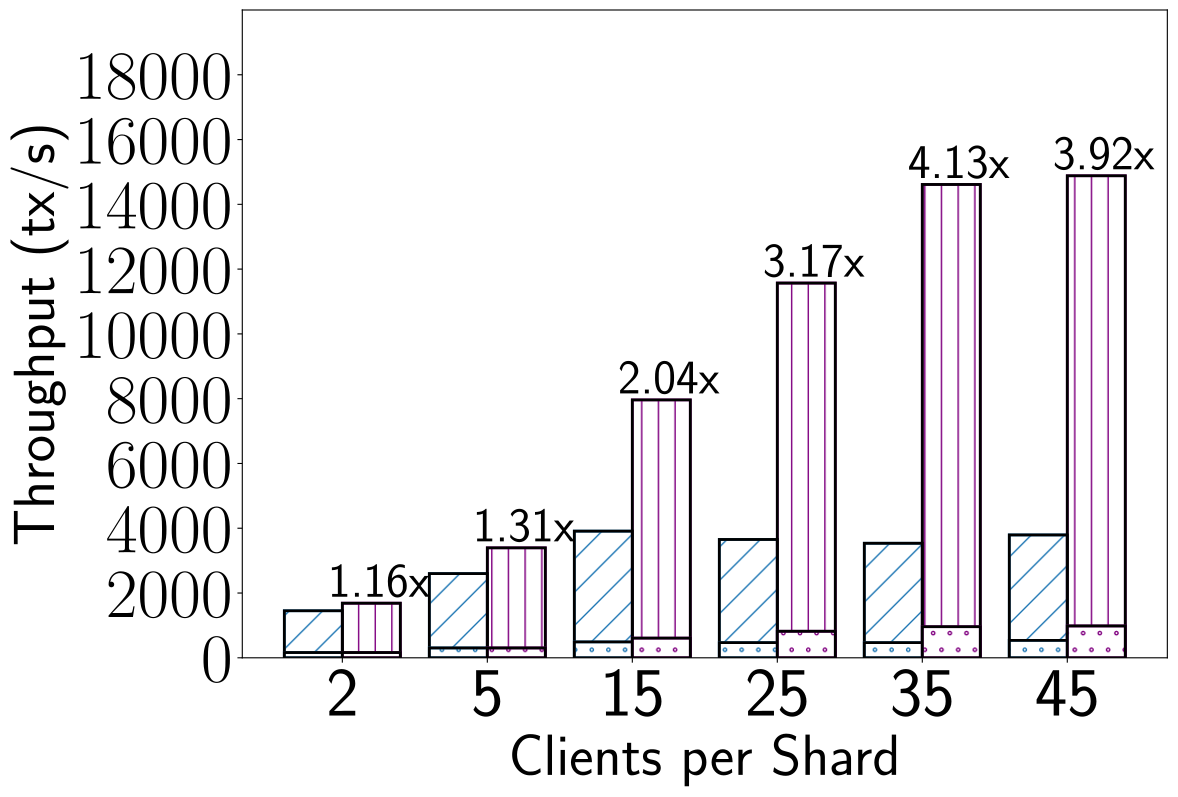

The Python source for this figure:
import numpy as np
import matplotlib.pyplot as plt
import os.path
import sys 
from config import *
size = 6
namelist = ['2','5','15','25','35','45']

base = np.arange(size)
xxx = [
1452,
2600,
3911,
3653,
3536,
3793
]
yyy = [
1686,
3395,
7962,
11569,
14614,
14882
]




xxx_break = [163,304,491,468,468,538]
yyy_break = [163,304,608,819,960,983]


total_width, n = 0.8, 2
width = total_width / n
base = base - (total_width - width) / 2
fig, ax = plt.subplots(figsize=(10,7))
hatch_tuple = [] 
bartuple=plt.bar(base, xxx,  facecolor='white', color='k',in_layout=True, edgecolor=COLOR_S1, width=width, lw=2, hatch='/', label='XXX')
hatch_tuple.append(bartuple[0])
bartuple=plt.bar(base + width, yyy,  facecolor='white', color='k',in_layout=True, edgecolor="purple", width=width, lw=2, hatch='|', label='YYY')
hatch_tuple.append(bartuple[0])

fig.tight_layout()
edge_tuple = []
bartuple = plt.bar(base, xxx,   color='none',in_layout=True, edgecolor='k', width=width, lw=2)
edge_tuple.append(bartuple[0])
bartuple = plt.bar(base+  width, yyy,   color='none',in_layout=True, edgecolor='k', width=width, lw=2)
edge_tuple.append(bartuple[0])



bottom_tuple = []

tmp = plt.bar(base, xxx_break, width=width, facecolor='white', color='k', in_layout=True, edgecolor=COLOR_S1, lw=2, hatch='.', label='XXX')
bottom_tuple.append(tmp)
plt.bar(base, xxx_break,   color='none', in_layout=True, edgecolor='k', width=width, lw=2)

tmp = plt.bar(base+width, yyy_break, width=width, facecolor='white', color='k', in_layout=True, edgecolor="purple", lw=2, hatch='.', label='YYY')
bottom_tuple.append(tmp)
plt.bar(base+width, yyy_break,   color='none', in_layout=True, edgecolor='k', width=width, lw=2)




ax.text(-0.1, (1886.00), "1.16x", fontsize=35)
ax.text(0.9, (3595.00), "1.31x", fontsize=35)
ax.text(1.9, (8162.00), "2.04x", fontsize=35)
ax.text(2.9, (11769.00), "3.17x", fontsize=35)
ax.text(3.9, (14814.00), "4.13x", fontsize=35)
ax.text(4.9, (15082.00), "3.92x", fontsize=35)
ax.set_xlabel("Clients per Shard", size=LABEL_SIZE)
ax.set_ylabel("Throughput (tx/s)", size=LABEL_SIZE)
plt.xticks(base + 0.5 * width, labels=namelist, fontsize=TICK_SIZE)
plt.yticks(np.arange(0, 20000, 2000), fontsize=TICK_SIZE)
plt.ylim((0, 20000))


name = os.path.basename(sys.argv[0])[:-2] + 'pdf'
plt.savefig(name, bbox_inches='tight')
